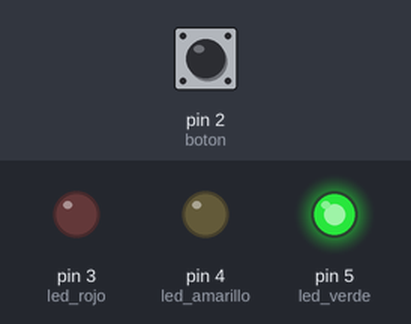
This sketch was run on a simulated Arduino Uno, built with avr-gcc and run on an emulated ATmega328P. Parts: output pins drawn as LEDs (lit = HIGH). Dashed ring = blinking. The test bench sets the inputs (shaded band); at power-on: pin 2 (boton) HIGH.

Above: at 0.1 s.
1.3 s: pin 2 (boton) pulled LOW for 0.15 s
At 2.7 s:
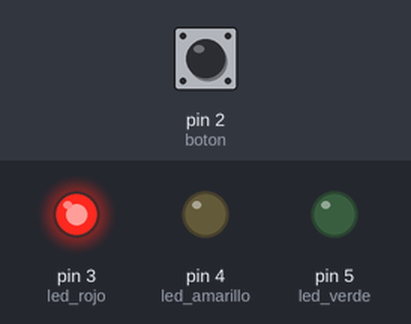
4.3 s: pin 2 (boton) pulled LOW for 1 s
At 5.2 s:
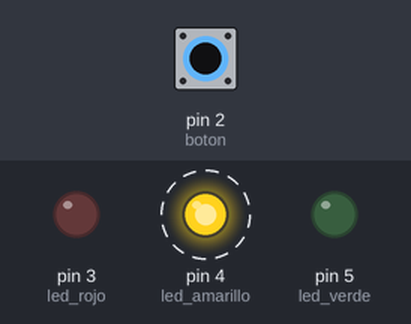
8.3 s: pin 2 (boton) pulled LOW for 3.2 s
At 10.2 s:
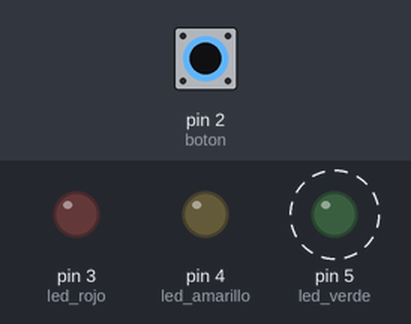
Timing chart, 0 to 20.5 s (numbered marks = the images above; inputs shaded):
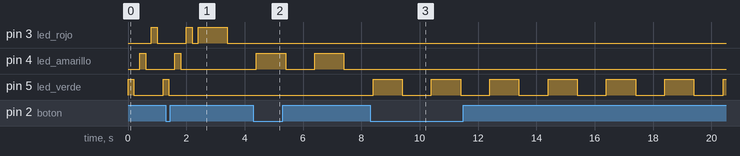

Measured:
- after the input at 1.3 s, pin 4 (led_amarillo): goes on until 1.8 s, then stays LOW; pin 5 (led_verde): goes on until 1.4 s, then stays LOW
- after the input at 4.3 s, pin 3 (led_rojo): stops changing and stays LOW; pin 4 (led_amarillo): alternates HIGH for 1.0 s and LOW for 1.0 s, starting after 0.10 s
- after the input at 8.3 s, pin 4 (led_amarillo): stops changing and stays LOW; pin 5 (led_verde): alternates HIGH for 1.0 s and LOW for 1.0 s, starting after 0.10 s

The sketch:

interrupciones.ino
```cpp
/* Como utilizar interrupciones.
 * Rafael Lozano Rolon
 * soporte@taloselectronics.com
 */
const int PROCESO_1 = 1;
const int PROCESO_2 = 2;
const int PROCESO_3 = 3;
const int TIEMPO_ESPERA=1000;
const int VENTANA=250;

const byte boton=2;
const byte led_rojo = 3;
const byte led_amarillo=4;
const byte led_verde=5;

volatile int menu=0;

long Time=0;

void setup()
{
    pinMode(boton, INPUT_PULLUP);
    pinMode(led_rojo, OUTPUT);
    pinMode(led_amarillo, OUTPUT);
    pinMode(led_verde, OUTPUT);
    attachInterrupt(digitalPinToInterrupt(boton), interrupcion, FALLING);
}
void loop()
{

    switch (menu)
    {

    case PROCESO_1:
        digitalWrite(led_rojo, HIGH);
        delay(TIEMPO_ESPERA);
        digitalWrite(led_rojo, LOW);
        delay(TIEMPO_ESPERA);
        break;

    case PROCESO_2:
        digitalWrite(led_amarillo, HIGH);
        delay(TIEMPO_ESPERA);
        digitalWrite(led_amarillo, LOW);
        delay(TIEMPO_ESPERA);
        break;

    case PROCESO_3:
        digitalWrite(led_verde, HIGH);
        delay(TIEMPO_ESPERA);
        digitalWrite(led_verde, LOW);
        delay(TIEMPO_ESPERA);
        break;

    default:
      defaultAnimation();
      break;
    }
    if (menu>PROCESO_3)
    {
        menu=0;
    }


}
void interrupcion()
{
    if (millis() - Time > VENTANA)
    {
        menu++;
        Time = millis();
    }
}
void defaultAnimation()
{
  digitalWrite(led_verde, HIGH);
  delay(200);
  digitalWrite(led_verde, LOW);
  delay(200);

  digitalWrite(led_amarillo, HIGH);
  delay(200);
  digitalWrite(led_amarillo, LOW);
  delay(200);

  digitalWrite(led_rojo, HIGH);
  delay(200);
  digitalWrite(led_rojo, LOW);
  delay(200);
}
```
